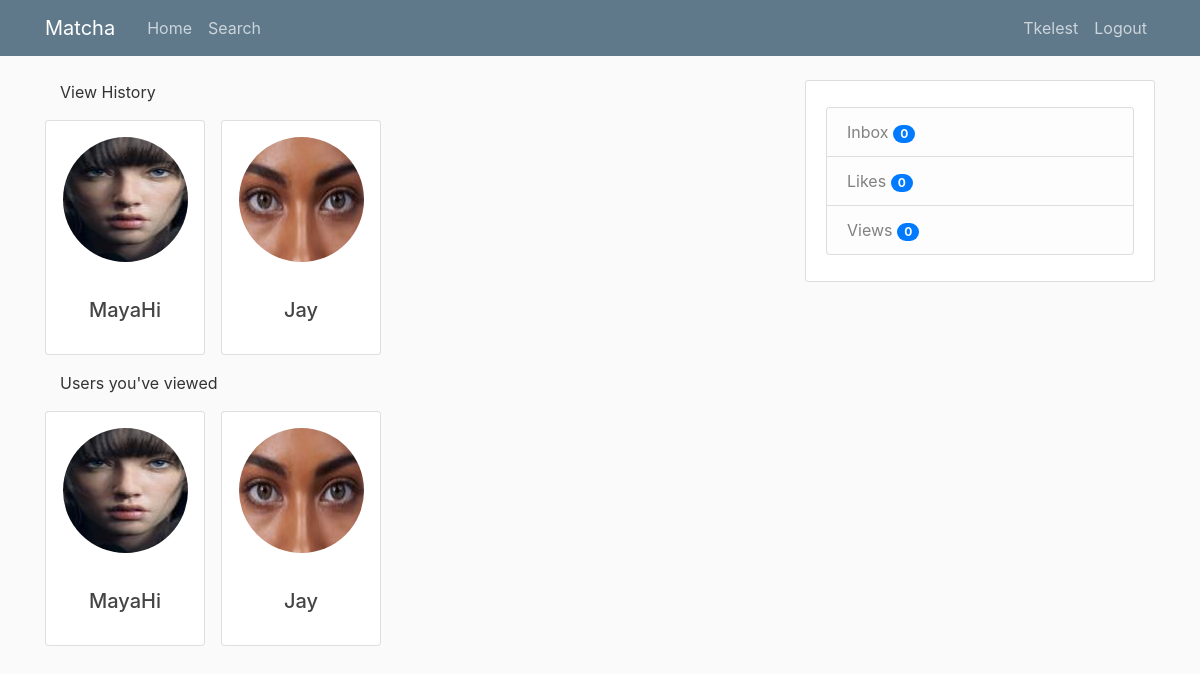
Page /views (signed in) on the committed database.
### tables this page shows
CREATE TABLE users (
            user_id INTEGER PRIMARY KEY AUTOINCREMENT,
            firstname TEXT NOT NULL,
            lastname TEXT NOT NULL,
            age INTEGER NOT NULL,
            birthdate TEXT NOT NULL,
            username TEXT NOT NULL,
            email TEXT NOT NULL,
            password TEXT NOT NULL,
            gender TEXT NOT NULL,
            sexual_pref TEXT NULL,
            biography TEXT NULL,
            famerating INTEGER DEFAULT 100,
            image_file_p TEXT DEFAULT "default.jpg",
            image_file_1 TEXT NULL,
            image_file_2 TEXT NULL,
            image_file_3 TEXT NULL,
            image_file_4 TEXT NULL,
            image_file_5 TEXT NULL,
            geo_track TEXT DEFAULT "1",
            location_city TEXT NULL,
            location_region TEXT NULL,
            lat_data INTEGER NULL,
            long_data INTEGER NULL,
            last_seen TEXT NULL,
            authenticated INTEGER DEFAULT 0
            );

### matcha/routes.py (the view)
@app.route('/views')
@login_required
def views():
    conn = sql.connect('matcha\\users.db')
    cur = conn.cursor()
    cur.execute("SELECT * FROM userviews WHERE viewed_user=:current_user", {'current_user': current_user.user_id})
    userviews = cur.fetchall()
    userData1 = []
    for user in userviews:
        cur.execute("SELECT username, image_file_p FROM users WHERE user_id=:user_id", {'user_id': user[2]})
        data = cur.fetchone()
        if data:
            data = list(data)
            data.insert(0, user[2])
            data = tuple(data)
            userData1.append(data)
    cur.execute("SELECT * FROM userviews WHERE user_id=:current_user", {'current_user': current_user.user_id})
    viewHistory = cur.fetchall()
    userData2 = []
    for user in viewHistory:
        cur.execute("SELECT username, image_file_p FROM users WHERE user_id=:user_id", {'user_id': user[1]})
        data = cur.fetchone()
        if data:
            data = list(data)
            data.insert(0, user[2])
            data = tuple(data)
            userData2.append(data)
    view_notification = len(userData1)
    with conn:
        cur.execute("""UPDATE view_notifications SET view_notification=:view_notification
        WHERE user_id=:user_id""", {'view_notification': view_notification ,'user_id': current_user.user_id})
    conn.close
    print('USERDATA: ', userData2)
    return render_template('views.html', title='Views', userviews=userData1, viewHistory=userData2)

### matcha/models.py (called while the page is built)
@login_manager.user_loader
def load_user(id):
    conn = sql.connect('matcha\\users.db')
    cur = conn.cursor()
    cur.execute("SELECT * from users where email = (?)", [id])
    userrow = cur.fetchone()
    user = User(userrow[0], userrow[1], userrow[2], userrow[3], userrow[4],
            userrow[5], userrow[6], userrow[7], userrow[8], userrow[9],
            userrow[10], userrow[11], userrow[12], userrow[13], userrow[14],
            userrow[15], userrow[16], userrow[17], userrow[18], userrow[19],
            userrow[20], userrow[21], userrow[22], userrow[23], userrow[24])
    return (user)

### matcha/templates/views.html
{% extends "layout.html" %}
{% block content %}
<div class="container">
    <p>View History</p>
    <div class="row">
    {% for user in userviews %}
        <div class="mb-3 mr-3">
            <div class="card" style="width: 10rem;">
                <div class="text-center">
                    <a href="{{ url_for('user_profile', username=user[1]) }}" data-toggle="tooltip" data-placement="top" title="Inspect Profile"><img class="rounded-circle usercard-img" src="/static/profile_pics/{{ user[2] }}" ></a>
                </div>
                    <div class="card-body text-center">
                    <h5 class="card-title">{{ user[1] }}</h5>
                </div>
            </div>
        </div>
    {% endfor %}
    </div>
</div>
<div class="container">
    <p>Users you've viewed</p>
    <div class="row">
    {% for user in viewHistory %}
        <div class="mb-3 mr-3">
            <div class="card" style="width: 10rem;">
                <div class="text-center">
                    <a href="{{ url_for('user_profile', username=user[1]) }}" data-toggle="tooltip" data-placement="top" title="Inspect Profile"><img class="rounded-circle usercard-img" src="/static/profile_pics/{{ user[2] }}" ></a>
                </div>
                    <div class="card-body text-center">
                    <h5 class="card-title">{{ user[1] }}</h5>
                </div>
            </div>
        </div>
    {% endfor %}
    </div>
</div>
{% endblock content %}

### matcha/templates/layout.html (shortened to what this page needs)
<!DOCTYPE html>
<html lang="en">
<head>
    <link rel="stylesheet" href="https://stackpath.bootstrapcdn.com/bootstrap/4.3.1/css/bootstrap.min.css">
    <link rel="stylesheet" type="text/css" href="{{ url_for('static', filename='main.css') }}">
    <link rel="stylesheet" href="https://cdnjs.cloudflare.com/ajax/libs/font-awesome/4.7.0/css/font-awesome.min.css">
</head>
<body>
    <header class="site-header">
        <nav class="navbar navbar-expand-md navbar-dark bg-steel fixed-top">
            <div class="container">
                <a class="navbar-brand mr-4" href="/">Matcha</a>
                <div class="collapse navbar-collapse" id="navbarToggle">
                    <div class="navbar-nav mr-auto">
                        {% if current_user.is_authenticated %}
                        <a class="nav-item nav-link" href="{{ url_for('home') }}">Home</a>
                        <a class="nav-item nav-link" href="{{ url_for('search') }}">Search</a>
                        {% else %}
                        <a class="nav-item nav-link" href="{{ url_for('home') }}">Home</a>
                        <a class="nav-item nav-link" href="{{ url_for('about') }}">About</a>
                        {% endif %}
                    </div>
                    <div class="navbar-nav">
                        {% if current_user.is_authenticated %}
                            <a class="nav-item nav-link" href="{{ url_for('account') }}">{{ current_user.username }}</a>
                            <a class="nav-item nav-link align-middle" href="{{ url_for('logout') }}">Logout</a>
                        {% else %}
                            <a class="nav-item nav-link" href="{{ url_for('register') }}">Register</a>
                            <a class="nav-item nav-link" href="{{ url_for('login') }}">Login</a>
                        {% endif %}
                    </div>
                </div>
            </div>
        </nav>
    </header>
    <main role="main" class="container">
        <div class="row">
            <div class="col-md-8">
                {% block content %}{% endblock %}
            </div>
            {% if current_user.is_authenticated %}
            <div class="col-md-4">
                <div class="content-section">
                    <ul class="list-group mt-3">
                        <a href="{{ url_for('inbox') }}" class="list-group-item list-group-item-light">Inbox
                            <span id="inbox_count" class="badge badge-pill badge-primary"></span>
                        </a>
                        <a href="{{ url_for('likes') }}" class="list-group-item list-group-item-light">Likes
                            {% set new_messages = current_user.age %}
                            <span id="likes_count" class="badge badge-pill badge-primary"></span>
                        </a>
                        <a href="{{ url_for('views') }}" class="list-group-item list-group-item-light">Views
                            <span id="views_count" class="badge badge-pill badge-primary"></span>
                        </a>
                    </ul>
                </div>
            </div>
            {% endif %}
        </div>
    </main>
</body>
</html>

### matcha/static/main.css (style rules this page uses)
body { background: #fafafa; color: #333333; margin-top: 5rem; }
h1, h2, h3, h4, h5, h6 { color: #444444; }
.bg-steel { background-color: #5f788a; }
.site-header .navbar-nav .nav-link { color: #cbd5db; }
.content-section { background: #ffffff; padding: 10px 20px; border: 1px solid #dddddd; border-radius: 3px; margin-bottom: 20px; }
.usercard-img { height: 125px; width: 125px; margin-top: 16px; margin-bottom: 16px; }

### rows in the picture
users: username "Tkelest"
users: image_file_p (picture), username "MayaHi"
users: image_file_p (picture), username "Jay"
